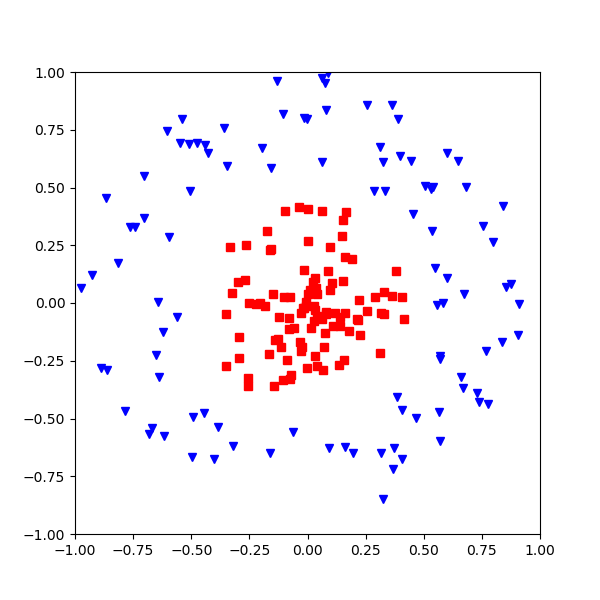

Here is the Python script that generated this plot:
import numpy as np 
import matplotlib.pyplot as plt 

n_pts = 100

#class 1 :
radius_1 = np.random.uniform(0, 0.45, n_pts)
angle_1 = np.random.uniform(0, 2*np.pi, n_pts)

pts_1 = np.zeros((n_pts, 2))
pts_1[:,0] = radius_1 * np.cos(angle_1)
pts_1[:,1] = radius_1 * np.sin(angle_1)

#class 2 
radius_2 = np.random.uniform(0.55, 1, n_pts)
angle_2 = np.random.uniform(0, 2*np.pi, n_pts)

pts_2 = np.zeros((n_pts, 2))
pts_2[:,0] = radius_2 * np.cos(angle_2)
pts_2[:,1] = radius_2 * np.sin(angle_2)

plt.tight_layout()

plt.figure(figsize=(6, 6))
plt.plot(pts_1[:,0], pts_1[:,1], 'rs')
plt.plot(pts_2[:,0], pts_2[:,1], 'bv')

plt.axis([-1, 1, -1, 1],)
plt.savefig('circle.png')

def change_coord(datapts):
	newdatapts = np.zeros((n_pts, 2))
	newdatapts[:,0] = np.sqrt(datapts[:,0]**2 + datapts[:,1]**2)
	newdatapts[:,1] = np.arctan(datapts[:,1] / datapts[:,0])
	return newdatapts

pts_1 = change_coord(pts_1)
pts_2 = change_coord(pts_2)

plt.figure(figsize=(6, 6))
plt.plot(pts_1[:,0], pts_1[:,1], 'rs')
plt.plot(pts_2[:,0], pts_2[:,1], 'bv')

#plt.axis([0, np.sqrt(2), 0, 2*np.pi],)
plt.savefig('circle_transform.png')


		